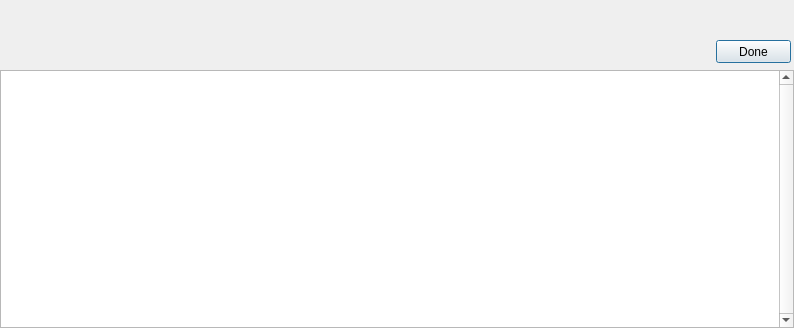
<?xml version="1.0" encoding="UTF-8"?>
<ui version="4.0">
 <class>ResultForm</class>
 <widget class="QDialog" name="ResultForm">
  <property name="windowModality">
   <enum>Qt::ApplicationModal</enum>
  </property>
  <property name="geometry">
   <rect>
    <x>0</x>
    <y>0</y>
    <width>794</width>
    <height>328</height>
   </rect>
  </property>
  <property name="windowTitle">
   <string>AddmusicK results</string>
  </property>
  <property name="modal">
   <bool>true</bool>
  </property>
  <layout class="QVBoxLayout" name="verticalLayout">
   <property name="spacing">
    <number>4</number>
   </property>
   <property name="leftMargin">
    <number>0</number>
   </property>
   <property name="topMargin">
    <number>0</number>
   </property>
   <property name="rightMargin">
    <number>0</number>
   </property>
   <property name="bottomMargin">
    <number>0</number>
   </property>
   <item>
    <widget class="QWidget" name="widget" native="true">
     <property name="minimumSize">
      <size>
       <width>0</width>
       <height>66</height>
      </size>
     </property>
     <property name="maximumSize">
      <size>
       <width>16777215</width>
       <height>66</height>
      </size>
     </property>
     <widget class="QLabel" name="label">
      <property name="geometry">
       <rect>
        <x>13</x>
        <y>13</y>
        <width>691</width>
        <height>51</height>
       </rect>
      </property>
      <property name="sizePolicy">
       <sizepolicy hsizetype="Preferred" vsizetype="Preferred">
        <horstretch>0</horstretch>
        <verstretch>0</verstretch>
       </sizepolicy>
      </property>
      <property name="text">
       <string/>
      </property>
      <property name="wordWrap">
       <bool>true</bool>
      </property>
     </widget>
     <widget class="QPushButton" name="pushButton">
      <property name="geometry">
       <rect>
        <x>716</x>
        <y>40</y>
        <width>75</width>
        <height>23</height>
       </rect>
      </property>
      <property name="sizePolicy">
       <sizepolicy hsizetype="Minimum" vsizetype="Minimum">
        <horstretch>0</horstretch>
        <verstretch>0</verstretch>
       </sizepolicy>
      </property>
      <property name="text">
       <string>Done</string>
      </property>
     </widget>
    </widget>
   </item>
   <item>
    <widget class="QTextBrowser" name="textBrowser">
     <property name="verticalScrollBarPolicy">
      <enum>Qt::ScrollBarAlwaysOn</enum>
     </property>
    </widget>
   </item>
  </layout>
 </widget>
 <resources/>
 <connections/>
</ui>
